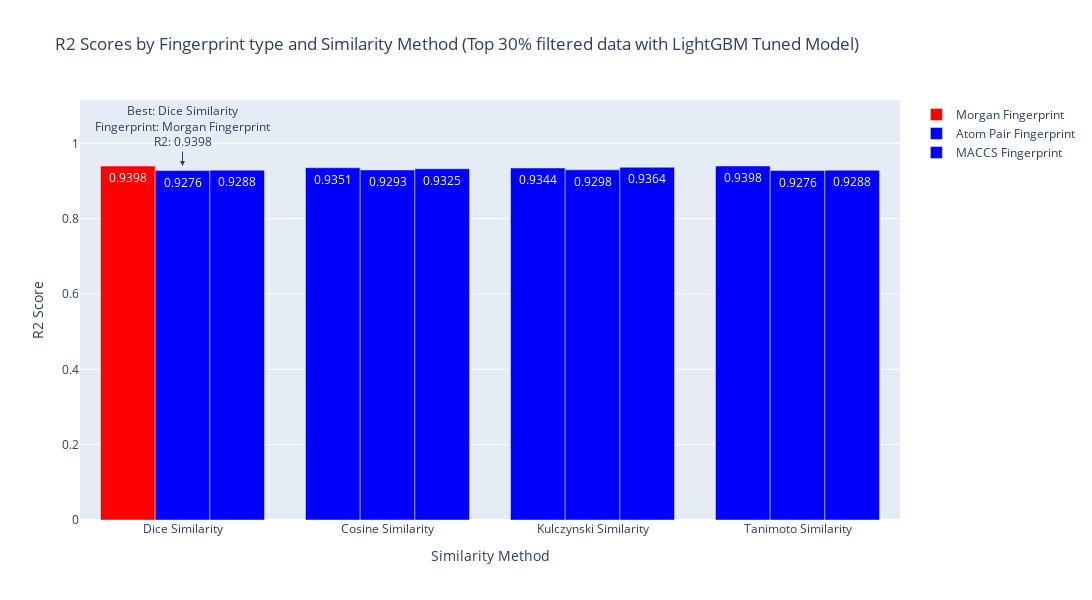

Notebook cell for this chart:
### Code cell
import plotly.graph_objects as go

# Find the best model and fingerprint type
best_row = final_results_top30.loc[final_results_top30['r2_score'].idxmax()]
best_similarity_method = best_row['Similarity Method']
best_fingerprint_type = best_row['Fingerprint type']
best_r2 = best_row['r2_score']

# Create a bar plot
fig = go.Figure()

# Add bars for each Fingerprint type
for fingerprint_type in final_results_top30['Fingerprint type'].unique():
    filtered_df = final_results_top30[final_results_top30['Fingerprint type'] == fingerprint_type]
    fig.add_trace(go.Bar(
        x=filtered_df['Similarity Method'],
        y=filtered_df['r2_score'],
        name=fingerprint_type,
        text=filtered_df['r2_score'].round(4),
        textposition='auto',
        marker=dict(color=['red' if (row['Similarity Method'] == best_similarity_method and row['Fingerprint type'] == best_fingerprint_type) else 'blue' for index, row in filtered_df.iterrows()])
    ))

# Add annotation for the best model
fig.add_annotation(
    x=best_similarity_method,
    y=best_r2,
    text=f"Best: {best_similarity_method}<br>Fingerprint: {best_fingerprint_type}<br>R2: {best_r2:.4f}",
    showarrow=True,
    arrowhead=2,
    ax=0,
    ay=-40
)

# Update layout
fig.update_layout(
    title='R2 Scores by Fingerprint type and Similarity Method (Top 30% filtered data with LightGBM Tuned Model)',
    xaxis_title='Similarity Method',
    yaxis_title='R2 Score',
    barmode='group',  # Group bars together
    height=600,
    width=1150
)

# Show the plot
fig.show()

### Figure 1 — Plotly figure (JSON) as saved in the notebook; plotly's stock layout.template omitted (floating-point values rounded to 4 significant figures)
{"data": [{"marker": {"color": ["red", "blue", "blue", "blue"]}, "name": "Morgan Fingerprint", "text": [0.9398, 0.9351, 0.9344, 0.9398], "textposition": "auto", "type": "bar", "x": ["Dice Similarity", "Cosine Similarity", "Kulczynski Similarity", "Tanimoto Similarity"], "y": [0.9398, 0.9351, 0.9344, 0.9398]}, {"marker": {"color": ["blue", "blue", "blue", "blue"]}, "name": "Atom Pair Fingerprint", "text": [0.9276, 0.9293, 0.9298, 0.9276], "textposition": "auto", "type": "bar", "x": ["Dice Similarity", "Cosine Similarity", "Kulczynski Similarity", "Tanimoto Similarity"], "y": [0.9276, 0.9293, 0.9298, 0.9276]}, {"marker": {"color": ["blue", "blue", "blue", "blue"]}, "name": "MACCS Fingerprint", "text": [0.9288, 0.9325, 0.9364, 0.9288], "textposition": "auto", "type": "bar", "x": ["Dice Similarity", "Cosine Similarity", "Kulczynski Similarity", "Tanimoto Similarity"], "y": [0.9288, 0.9325, 0.9364, 0.9288]}], "layout": {"annotations": [{"arrowhead": 2, "ax": 0, "ay": -40, "showarrow": true, "text": "Best: Dice Similarity<br>Fingerprint: Morgan Fingerprint<br>R2: 0.9398", "x": "Dice Similarity", "y": 0.9398}], "barmode": "group", "height": 600, "title": {"text": "R2 Scores by Fingerprint type and Similarity Method (Top 30% filtered data with LightGBM Tuned Model)"}, "width": 1150, "xaxis": {"title": {"text": "Similarity Method"}}, "yaxis": {"title": {"text": "R2 Score"}}}}
